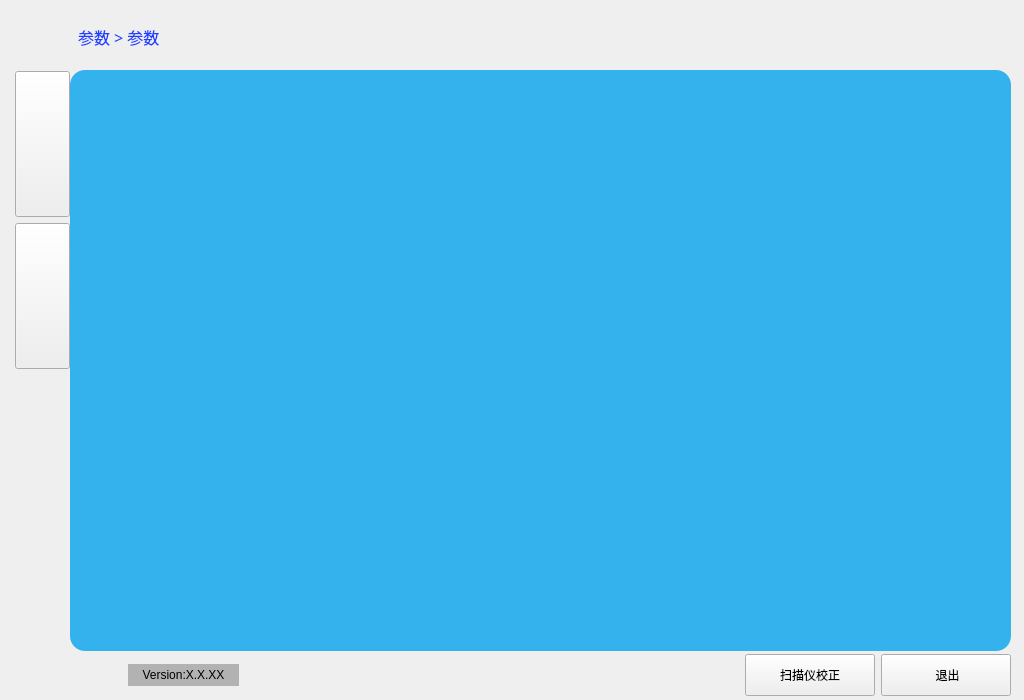
<?xml version="1.0" encoding="UTF-8"?>
<ui version="4.0">
 <class>Win_Canshu</class>
 <widget class="QMainWindow" name="Win_Canshu">
  <property name="geometry">
   <rect>
    <x>0</x>
    <y>0</y>
    <width>1024</width>
    <height>700</height>
   </rect>
  </property>
  <property name="minimumSize">
   <size>
    <width>1024</width>
    <height>700</height>
   </size>
  </property>
  <property name="maximumSize">
   <size>
    <width>1024</width>
    <height>700</height>
   </size>
  </property>
  <property name="windowTitle">
   <string>MainWindow</string>
  </property>
  <widget class="QWidget" name="centralwidget">
   <widget class="Wg_canshu" name="widget" native="true">
    <property name="geometry">
     <rect>
      <x>70</x>
      <y>70</y>
      <width>941</width>
      <height>581</height>
     </rect>
    </property>
    <property name="styleSheet">
     <string notr="true"/>
    </property>
    <widget class="QWidget" name="widget_2" native="true">
     <property name="geometry">
      <rect>
       <x>0</x>
       <y>0</y>
       <width>941</width>
       <height>581</height>
      </rect>
     </property>
     <property name="styleSheet">
      <string notr="true">#widget_2{
border-top-right-radius:15px;
border-top-left-radius:15px;
border-bottom-right-radius:15px;
border-bottom-left-radius:15px;
background-color: rgb(52, 178, 237);
}
</string>
     </property>
    </widget>
   </widget>
   <widget class="QWidget" name="layoutWidget">
    <property name="geometry">
     <rect>
      <x>60</x>
      <y>650</y>
      <width>951</width>
      <height>51</height>
     </rect>
    </property>
    <layout class="QHBoxLayout" name="horizontalLayout_4">
     <item>
      <layout class="QHBoxLayout" name="horizontalLayout_5">
       <item>
        <spacer name="horizontalSpacer_6">
         <property name="orientation">
          <enum>Qt::Horizontal</enum>
         </property>
         <property name="sizeHint" stdset="0">
          <size>
           <width>40</width>
           <height>20</height>
          </size>
         </property>
        </spacer>
       </item>
       <item>
        <widget class="QLabel" name="label_7">
         <property name="minimumSize">
          <size>
           <width>22</width>
           <height>22</height>
          </size>
         </property>
         <property name="maximumSize">
          <size>
           <width>22</width>
           <height>22</height>
          </size>
         </property>
         <property name="styleSheet">
          <string notr="true">
border-image: url(:/new/home/home/info.png);</string>
         </property>
         <property name="text">
          <string/>
         </property>
        </widget>
       </item>
       <item>
        <widget class="QLabel" name="label_8">
         <property name="minimumSize">
          <size>
           <width>111</width>
           <height>22</height>
          </size>
         </property>
         <property name="maximumSize">
          <size>
           <width>16777215</width>
           <height>22</height>
          </size>
         </property>
         <property name="styleSheet">
          <string notr="true">background-color: rgb(178, 178, 178);
</string>
         </property>
         <property name="text">
          <string>Version:X.X.XX</string>
         </property>
         <property name="alignment">
          <set>Qt::AlignCenter</set>
         </property>
        </widget>
       </item>
      </layout>
     </item>
     <item>
      <spacer name="horizontalSpacer_7">
       <property name="orientation">
        <enum>Qt::Horizontal</enum>
       </property>
       <property name="sizeHint" stdset="0">
        <size>
         <width>40</width>
         <height>20</height>
        </size>
       </property>
      </spacer>
     </item>
     <item>
      <spacer name="horizontalSpacer_8">
       <property name="orientation">
        <enum>Qt::Horizontal</enum>
       </property>
       <property name="sizeHint" stdset="0">
        <size>
         <width>40</width>
         <height>20</height>
        </size>
       </property>
      </spacer>
     </item>
     <item>
      <spacer name="horizontalSpacer_9">
       <property name="orientation">
        <enum>Qt::Horizontal</enum>
       </property>
       <property name="sizeHint" stdset="0">
        <size>
         <width>40</width>
         <height>20</height>
        </size>
       </property>
      </spacer>
     </item>
     <item>
      <widget class="QPushButton" name="bt_jiaozhen">
       <property name="minimumSize">
        <size>
         <width>130</width>
         <height>42</height>
        </size>
       </property>
       <property name="text">
        <string>扫描仪校正</string>
       </property>
      </widget>
     </item>
     <item>
      <widget class="QPushButton" name="pushButton_16">
       <property name="minimumSize">
        <size>
         <width>130</width>
         <height>42</height>
        </size>
       </property>
       <property name="text">
        <string> 退出</string>
       </property>
       <property name="icon">
        <iconset resource="icon.qrc">
         <normaloff>:/new/home/home/tuichu.png</normaloff>:/new/home/home/tuichu.png</iconset>
       </property>
      </widget>
     </item>
    </layout>
   </widget>
   <widget class="QWidget" name="layoutWidget">
    <property name="geometry">
     <rect>
      <x>20</x>
      <y>10</y>
      <width>143</width>
      <height>54</height>
     </rect>
    </property>
    <layout class="QHBoxLayout" name="horizontalLayout">
     <item>
      <widget class="QLabel" name="label_3">
       <property name="minimumSize">
        <size>
         <width>52</width>
         <height>52</height>
        </size>
       </property>
       <property name="maximumSize">
        <size>
         <width>52</width>
         <height>52</height>
        </size>
       </property>
       <property name="styleSheet">
        <string notr="true">border-image: url(:/new/home/home/logo1.png);</string>
       </property>
       <property name="text">
        <string/>
       </property>
      </widget>
     </item>
     <item>
      <widget class="QLabel" name="label_4">
       <property name="font">
        <font>
         <family>等线</family>
         <pointsize>12</pointsize>
        </font>
       </property>
       <property name="styleSheet">
        <string notr="true">color: rgb(29, 63, 255);</string>
       </property>
       <property name="text">
        <string>参数 &gt; 参数</string>
       </property>
      </widget>
     </item>
    </layout>
   </widget>
   <widget class="QPushButton" name="pushButton_3">
    <property name="geometry">
     <rect>
      <x>15</x>
      <y>71</y>
      <width>55</width>
      <height>146</height>
     </rect>
    </property>
    <property name="minimumSize">
     <size>
      <width>55</width>
      <height>146</height>
     </size>
    </property>
    <property name="maximumSize">
     <size>
      <width>55</width>
      <height>146</height>
     </size>
    </property>
    <property name="styleSheet">
     <string notr="true">QPushButton{
	border-image: url(:/new/home/home/params.png);
			}
</string>
    </property>
    <property name="text">
     <string/>
    </property>
   </widget>
   <widget class="QPushButton" name="pushButton_5">
    <property name="geometry">
     <rect>
      <x>15</x>
      <y>223</y>
      <width>55</width>
      <height>146</height>
     </rect>
    </property>
    <property name="minimumSize">
     <size>
      <width>55</width>
      <height>146</height>
     </size>
    </property>
    <property name="maximumSize">
     <size>
      <width>55</width>
      <height>146</height>
     </size>
    </property>
    <property name="styleSheet">
     <string notr="true">border-image: url(:/new/home/home/weihu_1.png);</string>
    </property>
    <property name="text">
     <string/>
    </property>
   </widget>
  </widget>
 </widget>
 <customwidgets>
  <customwidget>
   <class>Wg_canshu</class>
   <extends>QWidget</extends>
   <header location="global">wg_canshu.h</header>
   <container>1</container>
  </customwidget>
 </customwidgets>
 <resources>
  <include location="icon.qrc"/>
 </resources>
 <connections/>
</ui>
